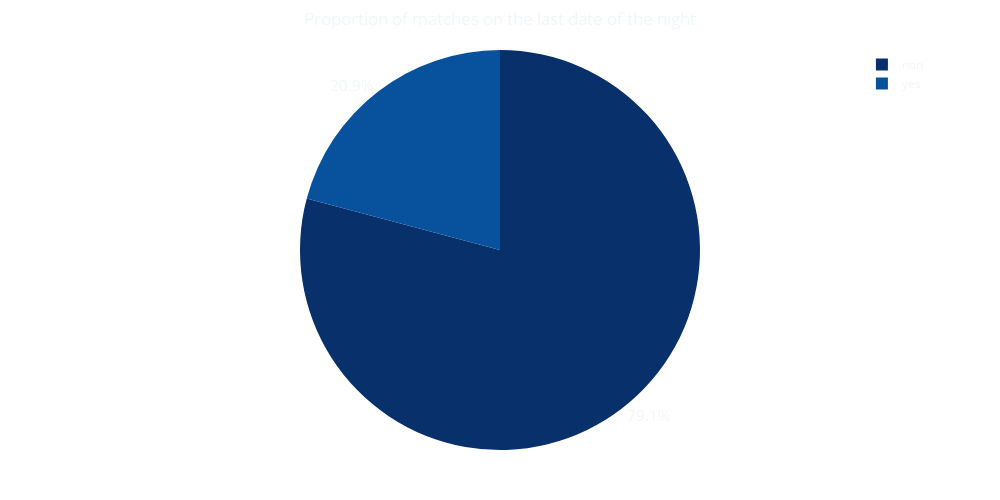

Notebook source saved alongside this figure:
### Code cell
match_last = dict(df_last['match'].groupby(df_last['match']).count())

fig = px.pie(match_last.items(), values= match_last.values(), names= match_last.keys(), color= match_last,
              width= 1000,
              height = 500,    
              title=  "Proportion of matches on the last date of the night",
             color_discrete_sequence=px.colors.sequential.Blues_r)
fig.update_traces(textposition = 'outside', textfont_size = 15)             
fig.update_layout(title_x = 0.5, 
                      margin={"l":50,"r":50,"b":50,"t":50,"pad":4},
                      xaxis_title = 'attractiveness',
                      yaxis_title = 'count',
                      template = 'plotly_dark'
                      )
fig.update_layout({'plot_bgcolor': 'rgba(0, 0, 0, 0)',
                    'paper_bgcolor': 'rgba(0, 0, 0, 0)'}
                      )  

fig.show()

### Figure 1 — Plotly figure (JSON) as saved in the notebook; plotly's stock layout.template omitted (floating-point values rounded to 4 significant figures)
{"data": [{"customdata": [[425], [112]], "domain": {"x": [0, 1], "y": [0, 1]}, "hovertemplate": "label=%{label}<br>value=%{value}<br>color=%{customdata[0]}<extra></extra>", "labels": ["non", "yes"], "legendgroup": "", "marker": {"colors": ["rgb(8,48,107)", "rgb(8,81,156)"]}, "name": "", "showlegend": true, "textfont": {"size": 15}, "textposition": "outside", "type": "pie", "values": [425, 112]}], "layout": {"height": 500, "legend": {"tracegroupgap": 0}, "margin": {"b": 50, "l": 50, "pad": 4, "r": 50, "t": 50}, "paper_bgcolor": "rgba(0, 0, 0, 0)", "piecolorway": ["rgb(8,48,107)", "rgb(8,81,156)", "rgb(33,113,181)", "rgb(66,146,198)", "rgb(107,174,214)", "rgb(158,202,225)", "rgb(198,219,239)", "rgb(222,235,247)", "rgb(247,251,255)"], "plot_bgcolor": "rgba(0, 0, 0, 0)", "title": {"text": "Proportion of matches on the last date of the night", "x": 0.5}, "width": 1000, "xaxis": {"title": {"text": "attractiveness"}}, "yaxis": {"title": {"text": "count"}}}}
